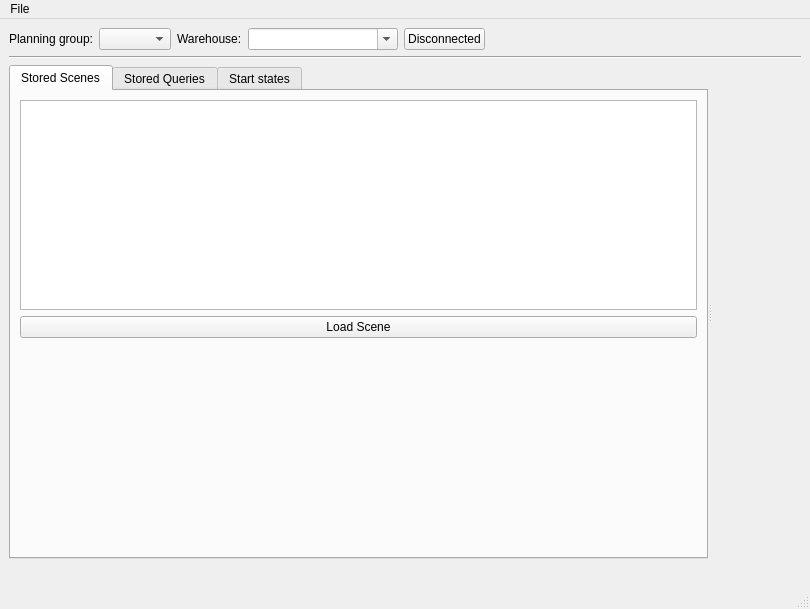
<?xml version="1.0" encoding="UTF-8"?>
<ui version="4.0">
 <class>MainWindow</class>
 <widget class="QMainWindow" name="MainWindow">
  <property name="geometry">
   <rect>
    <x>0</x>
    <y>0</y>
    <width>810</width>
    <height>609</height>
   </rect>
  </property>
  <property name="windowTitle">
   <string>MainWindow</string>
  </property>
  <widget class="QWidget" name="centralwidget">
   <property name="sizePolicy">
    <sizepolicy hsizetype="Maximum" vsizetype="Maximum">
     <horstretch>0</horstretch>
     <verstretch>0</verstretch>
    </sizepolicy>
   </property>
   <layout class="QVBoxLayout" name="verticalLayout_2">
    <item>
     <layout class="QHBoxLayout" name="horizontalLayout">
      <property name="sizeConstraint">
       <enum>QLayout::SetMinimumSize</enum>
      </property>
      <item>
       <widget class="QLabel" name="label">
        <property name="text">
         <string>Planning group:</string>
        </property>
       </widget>
      </item>
      <item>
       <widget class="QComboBox" name="planning_group_combo">
        <property name="sizePolicy">
         <sizepolicy hsizetype="Minimum" vsizetype="Fixed">
          <horstretch>0</horstretch>
          <verstretch>0</verstretch>
         </sizepolicy>
        </property>
        <property name="toolTip">
         <string>Planning group</string>
        </property>
       </widget>
      </item>
      <item>
       <widget class="QLabel" name="label_2">
        <property name="text">
         <string>Warehouse:</string>
        </property>
       </widget>
      </item>
      <item>
       <widget class="QComboBox" name="db_combo">
        <property name="sizePolicy">
         <sizepolicy hsizetype="Preferred" vsizetype="Fixed">
          <horstretch>0</horstretch>
          <verstretch>0</verstretch>
         </sizepolicy>
        </property>
        <property name="minimumSize">
         <size>
          <width>150</width>
          <height>0</height>
         </size>
        </property>
        <property name="editable">
         <bool>true</bool>
        </property>
       </widget>
      </item>
      <item>
       <widget class="QPushButton" name="db_connect_button">
        <property name="text">
         <string>Disconnected</string>
        </property>
       </widget>
      </item>
      <item>
       <spacer name="horizontalSpacer">
        <property name="orientation">
         <enum>Qt::Horizontal</enum>
        </property>
        <property name="sizeHint" stdset="0">
         <size>
          <width>40</width>
          <height>20</height>
         </size>
        </property>
       </spacer>
      </item>
     </layout>
    </item>
    <item>
     <widget class="Line" name="line">
      <property name="orientation">
       <enum>Qt::Horizontal</enum>
      </property>
     </widget>
    </item>
    <item>
     <widget class="QSplitter" name="splitter">
      <property name="orientation">
       <enum>Qt::Horizontal</enum>
      </property>
      <widget class="QWidget" name="verticalLayoutWidget">
       <layout class="QVBoxLayout" name="verticalLayout">
        <item>
         <widget class="QTabWidget" name="tabWidget">
          <property name="sizePolicy">
           <sizepolicy hsizetype="Minimum" vsizetype="Minimum">
            <horstretch>0</horstretch>
            <verstretch>0</verstretch>
           </sizepolicy>
          </property>
          <property name="currentIndex">
           <number>0</number>
          </property>
          <widget class="QWidget" name="stored_plans">
           <attribute name="title">
            <string>Stored Scenes</string>
           </attribute>
           <layout class="QGridLayout" name="gridLayout_3">
            <item row="3" column="0">
             <spacer name="verticalSpacer">
              <property name="orientation">
               <enum>Qt::Vertical</enum>
              </property>
              <property name="sizeHint" stdset="0">
               <size>
                <width>20</width>
                <height>40</height>
               </size>
              </property>
             </spacer>
            </item>
            <item row="2" column="0">
             <widget class="QPushButton" name="load_scene_button">
              <property name="enabled">
               <bool>true</bool>
              </property>
              <property name="text">
               <string>Load Scene</string>
              </property>
             </widget>
            </item>
            <item row="1" column="0">
             <widget class="QListWidget" name="planning_scene_list"/>
            </item>
           </layout>
          </widget>
          <widget class="QWidget" name="goal_poses_and_states">
           <attribute name="title">
            <string>Stored Queries</string>
           </attribute>
           <layout class="QFormLayout" name="formLayout">
            <property name="fieldGrowthPolicy">
             <enum>QFormLayout::AllNonFixedFieldsGrow</enum>
            </property>
            <item row="0" column="1">
             <layout class="QHBoxLayout" name="horizontalLayout_13">
              <item>
               <widget class="QLineEdit" name="load_poses_filter_text">
                <property name="toolTip">
                 <string/>
                </property>
                <property name="text">
                 <string>.*</string>
                </property>
               </widget>
              </item>
              <item>
               <widget class="QPushButton" name="goal_poses_open_button">
                <property name="maximumSize">
                 <size>
                  <width>30</width>
                  <height>30</height>
                 </size>
                </property>
                <property name="toolTip">
                 <string>Load from database</string>
                </property>
                <property name="text">
                 <string/>
                </property>
               </widget>
              </item>
              <item>
               <widget class="QPushButton" name="goal_poses_add_button">
                <property name="maximumSize">
                 <size>
                  <width>30</width>
                  <height>30</height>
                 </size>
                </property>
                <property name="toolTip">
                 <string>New goal in the current end-effector pose</string>
                </property>
                <property name="text">
                 <string/>
                </property>
               </widget>
              </item>
              <item>
               <widget class="QPushButton" name="goal_poses_remove_button">
                <property name="maximumSize">
                 <size>
                  <width>30</width>
                  <height>30</height>
                 </size>
                </property>
                <property name="toolTip">
                 <string>Remove selected goals</string>
                </property>
                <property name="text">
                 <string/>
                </property>
               </widget>
              </item>
              <item>
               <widget class="QPushButton" name="goal_poses_save_button">
                <property name="maximumSize">
                 <size>
                  <width>30</width>
                  <height>30</height>
                 </size>
                </property>
                <property name="toolTip">
                 <string>Apply changes</string>
                </property>
                <property name="text">
                 <string/>
                </property>
               </widget>
              </item>
              <item>
               <widget class="QPushButton" name="goal_switch_visibility_button">
                <property name="maximumSize">
                 <size>
                  <width>30</width>
                  <height>30</height>
                 </size>
                </property>
                <property name="toolTip">
                 <string>Switch vibility of selected goals</string>
                </property>
                <property name="text">
                 <string/>
                </property>
               </widget>
              </item>
             </layout>
            </item>
            <item row="1" column="1">
             <widget class="QListWidget" name="goal_poses_list">
              <property name="toolTip">
               <string>Press Ctrl+C to duplicate the selected goals</string>
              </property>
              <property name="editTriggers">
               <set>QAbstractItemView::DoubleClicked|QAbstractItemView::EditKeyPressed</set>
              </property>
              <property name="selectionMode">
               <enum>QAbstractItemView::ExtendedSelection</enum>
              </property>
             </widget>
            </item>
            <item row="2" column="1">
             <layout class="QHBoxLayout" name="horizontalLayout_2">
              <item>
               <widget class="QCheckBox" name="show_x_checkbox">
                <property name="text">
                 <string>Show X</string>
                </property>
                <property name="checked">
                 <bool>true</bool>
                </property>
               </widget>
              </item>
              <item>
               <widget class="QCheckBox" name="show_y_checkbox">
                <property name="text">
                 <string>Show Y</string>
                </property>
                <property name="checked">
                 <bool>true</bool>
                </property>
               </widget>
              </item>
              <item>
               <widget class="QCheckBox" name="show_z_checkbox">
                <property name="text">
                 <string>Show Z</string>
                </property>
                <property name="checked">
                 <bool>true</bool>
                </property>
               </widget>
              </item>
             </layout>
            </item>
            <item row="3" column="1">
             <layout class="QHBoxLayout" name="horizontalLayout_10">
              <item>
               <widget class="QPushButton" name="check_goal_collisions_button">
                <property name="text">
                 <string>Check
collisions</string>
                </property>
               </widget>
              </item>
              <item>
               <widget class="QPushButton" name="check_goal_reachability_button">
                <property name="text">
                 <string>Check
reachability</string>
                </property>
               </widget>
              </item>
              <item>
               <widget class="QPushButton" name="load_results_button">
                <property name="text">
                 <string>Load
results</string>
                </property>
               </widget>
              </item>
             </layout>
            </item>
            <item row="4" column="1">
             <spacer name="verticalSpacer_3">
              <property name="orientation">
               <enum>Qt::Vertical</enum>
              </property>
              <property name="sizeHint" stdset="0">
               <size>
                <width>20</width>
                <height>40</height>
               </size>
              </property>
             </spacer>
            </item>
           </layout>
          </widget>
          <widget class="QWidget" name="tab_start_states">
           <attribute name="title">
            <string>Start states</string>
           </attribute>
           <layout class="QVBoxLayout" name="verticalLayout_3">
            <item>
             <layout class="QHBoxLayout" name="horizontalLayout_12">
              <item>
               <widget class="QLineEdit" name="load_states_filter_text">
                <property name="text">
                 <string>.*</string>
                </property>
               </widget>
              </item>
              <item>
               <widget class="QPushButton" name="start_states_open_button">
                <property name="maximumSize">
                 <size>
                  <width>30</width>
                  <height>30</height>
                 </size>
                </property>
                <property name="toolTip">
                 <string>Load from database</string>
                </property>
                <property name="text">
                 <string/>
                </property>
               </widget>
              </item>
              <item>
               <widget class="QPushButton" name="start_states_add_button">
                <property name="sizePolicy">
                 <sizepolicy hsizetype="Minimum" vsizetype="Fixed">
                  <horstretch>0</horstretch>
                  <verstretch>0</verstretch>
                 </sizepolicy>
                </property>
                <property name="maximumSize">
                 <size>
                  <width>30</width>
                  <height>30</height>
                 </size>
                </property>
                <property name="toolTip">
                 <string>Store current start state</string>
                </property>
                <property name="text">
                 <string/>
                </property>
               </widget>
              </item>
              <item>
               <widget class="QPushButton" name="start_states_remove_button">
                <property name="maximumSize">
                 <size>
                  <width>30</width>
                  <height>30</height>
                 </size>
                </property>
                <property name="toolTip">
                 <string>Remove selected start states</string>
                </property>
                <property name="text">
                 <string/>
                </property>
               </widget>
              </item>
              <item>
               <widget class="QPushButton" name="start_states_save_button">
                <property name="maximumSize">
                 <size>
                  <width>30</width>
                  <height>30</height>
                 </size>
                </property>
                <property name="toolTip">
                 <string>Apply changes</string>
                </property>
                <property name="text">
                 <string/>
                </property>
               </widget>
              </item>
             </layout>
            </item>
            <item>
             <widget class="QListWidget" name="start_states_list">
              <property name="editTriggers">
               <set>QAbstractItemView::DoubleClicked|QAbstractItemView::EditKeyPressed</set>
              </property>
              <property name="selectionMode">
               <enum>QAbstractItemView::ExtendedSelection</enum>
              </property>
             </widget>
            </item>
            <item>
             <spacer name="verticalSpacer_2">
              <property name="orientation">
               <enum>Qt::Vertical</enum>
              </property>
              <property name="sizeHint" stdset="0">
               <size>
                <width>20</width>
                <height>40</height>
               </size>
              </property>
             </spacer>
            </item>
           </layout>
          </widget>
         </widget>
        </item>
       </layout>
      </widget>
      <widget class="QWidget" name="verticalLayoutWidget_2">
       <layout class="QVBoxLayout" name="render_widget">
        <item>
         <spacer name="horizontalSpacer_2">
          <property name="orientation">
           <enum>Qt::Horizontal</enum>
          </property>
          <property name="sizeHint" stdset="0">
           <size>
            <width>40</width>
            <height>20</height>
           </size>
          </property>
         </spacer>
        </item>
       </layout>
      </widget>
     </widget>
    </item>
    <item>
     <widget class="QLabel" name="status_label">
      <property name="sizePolicy">
       <sizepolicy hsizetype="Preferred" vsizetype="Fixed">
        <horstretch>0</horstretch>
        <verstretch>0</verstretch>
       </sizepolicy>
      </property>
      <property name="font">
       <font>
        <pointsize>8</pointsize>
        <italic>true</italic>
       </font>
      </property>
      <property name="text">
       <string/>
      </property>
     </widget>
    </item>
   </layout>
  </widget>
  <widget class="QMenuBar" name="menubar">
   <property name="geometry">
    <rect>
     <x>0</x>
     <y>0</y>
     <width>810</width>
     <height>25</height>
    </rect>
   </property>
   <widget class="QMenu" name="menuFile">
    <property name="title">
     <string>File</string>
    </property>
    <addaction name="actionOpen"/>
    <addaction name="actionExit"/>
   </widget>
   <addaction name="menuFile"/>
  </widget>
  <widget class="QStatusBar" name="statusbar"/>
  <action name="actionOpen">
   <property name="text">
    <string>Open...</string>
   </property>
  </action>
  <action name="actionExit">
   <property name="text">
    <string>Exit</string>
   </property>
  </action>
 </widget>
 <resources/>
 <connections/>
</ui>
